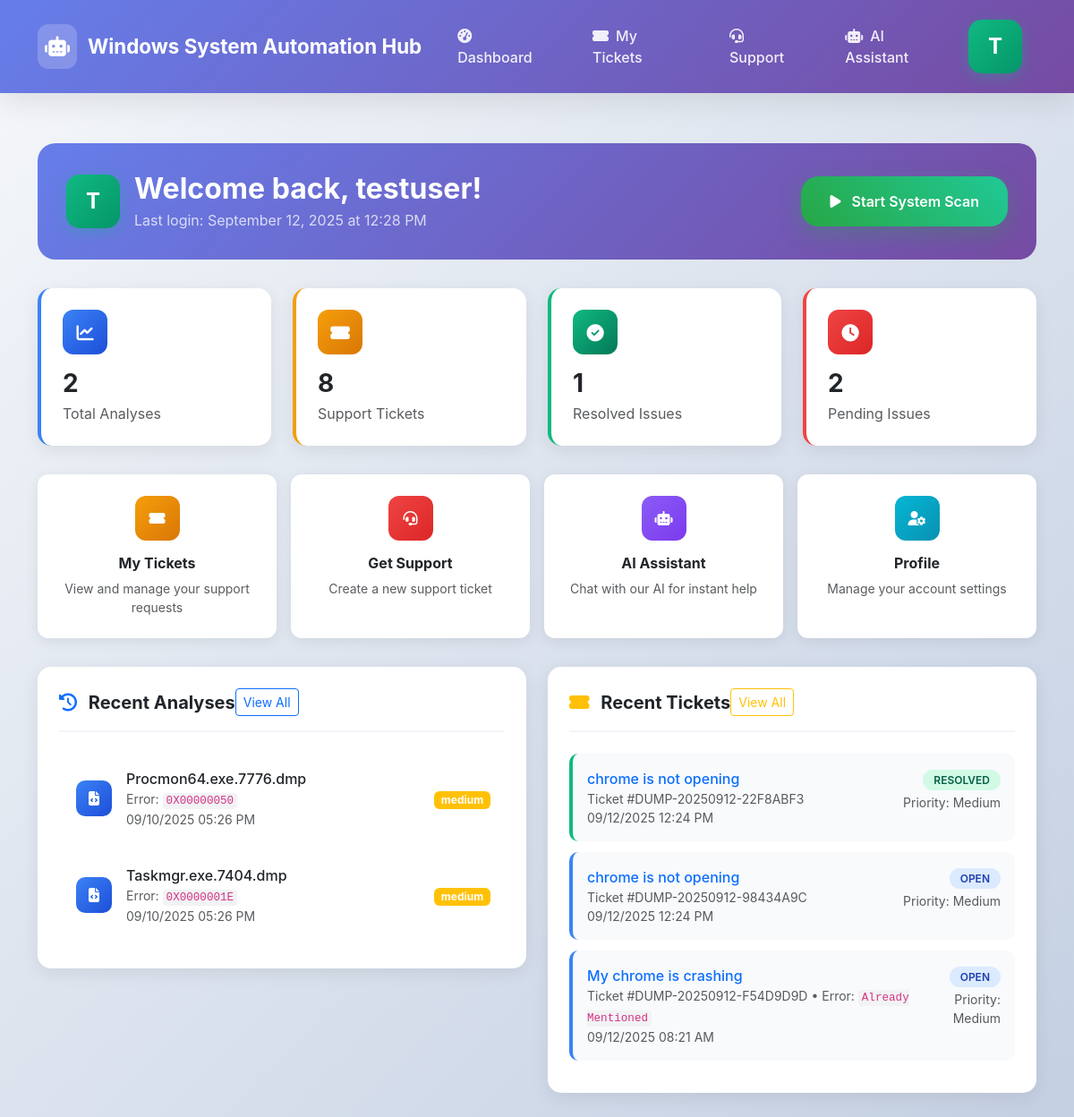
/ (signed in), run on the app's committed database.
### models.py (models this page shows, shortened)
class User(UserMixin, db.Model):
    __tablename__ = 'users'
    id = db.Column(db.Integer, primary_key=True)
    username = db.Column(db.String(80), unique=True, nullable=False, index=True)
    email = db.Column(db.String(120), unique=True, nullable=False, index=True)
    password_hash = db.Column(db.String(255), nullable=False)
    system_config = db.Column(db.Text, nullable=True)  # JSON string with system specs
    created_at = db.Column(db.DateTime, default=datetime.utcnow)
    last_login = db.Column(db.DateTime, nullable=True)
    is_active = db.Column(db.Boolean, default=True)
    tickets = db.relationship('Ticket', backref='user', lazy=True, cascade='all, delete-orphan')
    conversations = db.relationship('Conversation', backref='user', lazy=True, cascade='all, delete-orphan')

class DumpAnalysis(db.Model):
    __tablename__ = 'dump_analyses'
    id = db.Column(db.Integer, primary_key=True)
    user_id = db.Column(db.Integer, db.ForeignKey('users.id'), nullable=False)
    file_path = db.Column(db.String(500), nullable=False)
    filename = db.Column(db.String(200), nullable=False)
    file_size = db.Column(db.BigInteger, nullable=False)
    error_code = db.Column(db.String(20), nullable=True)
    error_name = db.Column(db.String(200), nullable=True)
    category = db.Column(db.String(50), nullable=True)
    confidence = db.Column(db.String(20), nullable=True)
    analyzer_method = db.Column(db.String(50), nullable=True)
    faulting_module = db.Column(db.String(200), nullable=True)
    process_name = db.Column(db.String(200), nullable=True)
    analysis_data = db.Column(db.Text, nullable=True)  # JSON string with full analysis
    created_at = db.Column(db.DateTime, default=datetime.utcnow)
    user = db.relationship('User', backref='dump_analyses')

class Ticket(db.Model):
    __tablename__ = 'tickets'
    STATUS_OPEN = 'open'
    STATUS_IN_PROGRESS = 'in_progress'
    STATUS_PENDING_USER = 'pending_user'
    STATUS_RESOLVED = 'resolved'
    STATUS_CLOSED = 'closed'
    PRIORITY_LOW = 'low'
    PRIORITY_MEDIUM = 'medium'
    PRIORITY_HIGH = 'high'
    PRIORITY_CRITICAL = 'critical'
    id = db.Column(db.Integer, primary_key=True)
    ticket_id = db.Column(db.String(20), unique=True, nullable=False, index=True)
    user_id = db.Column(db.Integer, db.ForeignKey('users.id'), nullable=False)
    title = db.Column(db.String(200), nullable=False)
    description = db.Column(db.Text, nullable=False)
    error_code = db.Column(db.String(20), nullable=True)
    priority = db.Column(db.String(20), default=PRIORITY_MEDIUM)
    status = db.Column(db.String(20), default=STATUS_OPEN)
    assigned_to = db.Column(db.Integer, nullable=True)  # Will link to support_staff in support app
    assigned_at = db.Column(db.DateTime, nullable=True)
    resolved_at = db.Column(db.DateTime, nullable=True)
    solution = db.Column(db.Text, nullable=True)
    conversation_id = db.Column(db.String(50), nullable=True)  # Link to AI conversation
    created_at = db.Column(db.DateTime, default=datetime.utcnow)
    updated_at = db.Column(db.DateTime, default=datetime.utcnow, onupdate=datetime.utcnow)
    messages = db.relationship('TicketMessage', backref='ticket', lazy=True, cascade='all, delete-orphan')
    def get_status_display(self):
        status_map = {
            self.STATUS_OPEN: 'Open',
            self.STATUS_IN_PROGRESS: 'In Progress',
            self.STATUS_PENDING_USER: 'Pending User Response',
            self.STATUS_RESOLVED: 'Resolved',
            self.STATUS_CLOSED: 'Closed'
        }
        return status_map.get(self.status, self.status.title())
    def get_priority_display(self):
        priority_map = {
            self.PRIORITY_LOW: 'Low',
            self.PRIORITY_MEDIUM: 'Medium',
            self.PRIORITY_HIGH: 'High',
            self.PRIORITY_CRITICAL: 'Critical'
        }
        return priority_map.get(self.priority, self.priority.title())

### app.py (the view)
@app.route('/')
@login_required
def index():
    try:
        recent_analyses = DumpAnalysis.query.filter_by(user_id=current_user.id)\
                                           .order_by(DumpAnalysis.created_at.desc())\
                                           .limit(5).all()
        recent_tickets = Ticket.query.filter_by(user_id=current_user.id)\
                                   .order_by(Ticket.created_at.desc())\
                                   .limit(3).all()
        total_analyses = DumpAnalysis.query.filter_by(user_id=current_user.id).count()
        total_tickets = Ticket.query.filter_by(user_id=current_user.id).count()
        return render_template('dashboard/index.html',
                             recent_analyses=recent_analyses,
                             recent_tickets=recent_tickets,
                             total_analyses=total_analyses,
                             total_tickets=total_tickets)
    except Exception as e:
        logging.error(f"Error loading dashboard: {str(e)}")
        flash("Error loading dashboard", "error")
        return render_template('dashboard/index.html',
                             recent_analyses=[],
                             recent_tickets=[],
                             total_analyses=0,
                             total_tickets=0)

### templates/dashboard/index.html (shortened to what this page needs)
{% extends "base.html" %}
{% block content %}
<div class="welcome-section">
    <div class="welcome-content">
        <div class="d-flex align-items-center">
            <div class="user-avatar">
                {{ current_user.username[0].upper() }}
            </div>
            <div class="flex-grow-1">
                <h2 class="fw-bold mb-1">Welcome back, {{ current_user.username }}!</h2>
                <p class="mb-0 opacity-75">
                    {% if current_user.last_login %}
                        Last login: {{ current_user.last_login.strftime('%B %d, %Y at %I:%M %p') }}
                    {% else %}
                        Welcome to Windows System Automation Hub
                    {% endif %}
                </p>
            </div>
            <div class="text-end">
                <button id="scanBtn" class="scan-button-enhanced floating">
                    <i class="fas fa-play me-2"></i>
                    Start System Scan
                </button>
            </div>
        </div>
    </div>
</div>
<div class="stats-grid">
    <div class="stat-card analyses">
        <div class="stat-icon">
            <i class="fas fa-chart-line"></i>
        </div>
        <h3 class="fw-bold mb-1">{{ total_analyses }}</h3>
        <p class="text-muted mb-0">Total Analyses</p>
    </div>
    <div class="stat-card tickets">
        <div class="stat-icon">
            <i class="fas fa-ticket-alt"></i>
        </div>
        <h3 class="fw-bold mb-1">{{ total_tickets }}</h3>
        <p class="text-muted mb-0">Support Tickets</p>
    </div>
    <div class="stat-card resolved">
        <div class="stat-icon">
            <i class="fas fa-check-circle"></i>
        </div>
        <h3 class="fw-bold mb-1">
            {% set resolved_count = recent_tickets | selectattr('status', 'equalto', 'resolved') | list | length %}
            {{ resolved_count }}
        </h3>
        <p class="text-muted mb-0">Resolved Issues</p>
    </div>
    <div class="stat-card pending">
        <div class="stat-icon">
            <i class="fas fa-clock"></i>
        </div>
        <h3 class="fw-bold mb-1">
            {% set pending_count = recent_tickets | rejectattr('status', 'in', ['resolved', 'closed']) | list | length %}
            {{ pending_count }}
        </h3>
        <p class="text-muted mb-0">Pending Issues</p>
    </div>
</div>
<div class="quick-actions">
    <a href="{{ url_for('my_tickets') }}" class="action-card">
        <div class="action-icon" style="background: linear-gradient(135deg, #f59e0b, #d97706);">
            <i class="fas fa-ticket-alt"></i>
        </div>
        <h6 class="fw-bold">My Tickets</h6>
        <p class="text-muted small mb-0">View and manage your support requests</p>
    </a>
    <a href="{{ url_for('support') }}" class="action-card">
        <div class="action-icon" style="background: linear-gradient(135deg, #ef4444, #dc2626);">
            <i class="fas fa-headset"></i>
        </div>
        <h6 class="fw-bold">Get Support</h6>
        <p class="text-muted small mb-0">Create a new support ticket</p>
    </a>
    <a href="{{ url_for('chatbot') }}" class="action-card">
        <div class="action-icon" style="background: linear-gradient(135deg, #8b5cf6, #7c3aed);">
            <i class="fas fa-robot"></i>
        </div>
        <h6 class="fw-bold">AI Assistant</h6>
        <p class="text-muted small mb-0">Chat with our AI for instant help</p>
    </a>
    <a href="{{ url_for('profile') }}" class="action-card">
        <div class="action-icon" style="background: linear-gradient(135deg, #06b6d4, #0891b2);">
            <i class="fas fa-user-cog"></i>
        </div>
        <h6 class="fw-bold">Profile</h6>
        <p class="text-muted small mb-0">Manage your account settings</p>
    </a>
</div>
{% if recent_analyses or recent_tickets %}
<div class="row">
    {% if recent_analyses %}
    <div class="col-lg-6">
        <div class="activity-section">
            <div class="section-header">
                <h5 class="fw-bold mb-0">
                    <i class="fas fa-history text-primary me-2"></i>
                    Recent Analyses
                </h5>
                <a href="{{ url_for('scan_results') }}" class="btn btn-sm btn-outline-primary">View All</a>
            </div>
            {% for analysis in recent_analyses %}
            <div class="activity-item">
                <div class="activity-icon" style="background: linear-gradient(135deg, #3b82f6, #1d4ed8);">
                    <i class="fas fa-file-code"></i>
                </div>
                <div class="flex-grow-1">
                    <div class="fw-medium">{{ analysis.filename }}</div>
                    <div class="text-muted small">
                        {% if analysis.error_code %}
                            Error: <code>{{ analysis.error_code }}</code>
                        {% else %}
                            No error detected
                        {% endif %}
                    </div>
                    <div class="text-muted small">{{ analysis.created_at.strftime('%m/%d/%Y %I:%M %p') }}</div>
                </div>
                <div class="text-end">
                    <span class="badge bg-{{ 'success' if analysis.confidence == 'high' else 'warning' if analysis.confidence == 'medium' else 'secondary' }}">
                        {{ analysis.confidence or 'Unknown' }}
                    </span>
                </div>
            </div>
            {% endfor %}
        </div>
    </div>
    {% endif %}
    {% if recent_tickets %}
    <div class="col-lg-6">
        <div class="activity-section">
            <div class="section-header">
                <h5 class="fw-bold mb-0">
                    <i class="fas fa-ticket-alt text-warning me-2"></i>
                    Recent Tickets
                </h5>
                <a href="{{ url_for('my_tickets') }}" class="btn btn-sm btn-outline-warning">View All</a>
            </div>
            {% for ticket in recent_tickets %}
            <div class="recent-ticket ticket-{{ ticket.status.replace('_', '-') }}">
                <div class="d-flex justify-content-between align-items-start">
                    <div class="flex-grow-1">
                        <div class="fw-medium">
                            <a href="{{ url_for('view_ticket', ticket_id=ticket.ticket_id) }}" class="text-decoration-none">
                                {{ ticket.title }}
                            </a>
                        </div>
                        <div class="text-muted small">
                            Ticket #{{ ticket.ticket_id }}
                            {% if ticket.error_code %}
                                • Error: <code>{{ ticket.error_code }}</code>
                            {% endif %}
                        </div>
                        <div class="text-muted small">{{ ticket.created_at.strftime('%m/%d/%Y %I:%M %p') }}</div>
                    </div>
                    <div class="text-end">
                        <span class="status-badge status-{{ ticket.status.replace('_', '-') }}">
                            {{ ticket.get_status_display() }}
                        </span>
                        <div class="text-muted small mt-1">
                            Priority: {{ ticket.get_priority_display() }}
                        </div>
                    </div>
                </div>
            </div>
            {% endfor %}
        </div>
    </div>
    {% endif %}
</div>
{% endif %}
{% endblock %}

### templates/base.html (shortened to what this page needs)
<!DOCTYPE html>
<html lang="en">
<head>
    <link href="https://cdnjs.cloudflare.com/ajax/libs/bootstrap/5.3.0/css/bootstrap.min.css" rel="stylesheet">
    <link href="https://cdnjs.cloudflare.com/ajax/libs/font-awesome/6.4.0/css/all.min.css" rel="stylesheet">
    <link href="{{ url_for('static', filename='css/style.css') }}" rel="stylesheet">
</head>
<body>
    <nav class="navbar navbar-expand-lg navbar-dark navbar-modern">
        <div class="container">
            <a class="navbar-brand" href="{{ url_for('index') if current_user.is_authenticated else url_for('login') }}">
                <div class="brand-icon">
                    <i class="fas fa-robot"></i>
                </div>
                Windows System Automation Hub
            </a>
            <div class="collapse navbar-collapse" id="navbarNav">
                {% if current_user.is_authenticated %}
                <ul class="navbar-nav me-auto">
                    <li class="nav-item">
                        <a class="nav-link" href="{{ url_for('index') }}">
                            <i class="fas fa-tachometer-alt me-2"></i>Dashboard
                        </a>
                    </li>
                    <li class="nav-item">
                        <a class="nav-link" href="{{ url_for('my_tickets') }}">
                            <i class="fas fa-ticket-alt me-2"></i>My Tickets
                        </a>
                    </li>
                    <li class="nav-item">
                        <a class="nav-link" href="{{ url_for('support') }}">
                            <i class="fas fa-headset me-2"></i>Support
                        </a>
                    </li>
                    <li class="nav-item">
                        <a class="nav-link" href="{{ url_for('chatbot') }}">
                            <i class="fas fa-robot me-2"></i>AI Assistant
                        </a>
                    </li>
                </ul>
                <div class="user-menu">
                    <div class="dropdown">
                        <div class="user-avatar" data-bs-toggle="dropdown" aria-expanded="false" title="{{ current_user.username }}">
                            {{ current_user.username[0].upper() }}
                        </div>
                    </div>
                </div>
                {% endif %}
            </div>
        </div>
    </nav>
    <main class="container mt-4">
        {% block content %}{% endblock %}
    </main>
</body>
</html>

### data on the page
User: username "T", username "testuser", last_login "September 12, 2025 at 12:28 PM"
DumpAnalysis: filename "Procmon64.exe.7776.dmp", error_code "0X00000050", created_at "09/10/2025 05:26 PM", confidence "medium"
DumpAnalysis: filename "Taskmgr.exe.7404.dmp", error_code "0X0000001E", created_at "09/10/2025 05:26 PM", confidence "medium"
Ticket: title "chrome is not opening", ticket_id "DUMP-20250912-22F8ABF3", created_at "09/12/2025 12:24 PM", status "RESOLVED", priority "Medium"
Ticket: title "chrome is not opening", ticket_id "DUMP-20250912-98434A9C", created_at "09/12/2025 12:24 PM", status "OPEN", priority "Medium"
Ticket: title "My chrome is crashing", ticket_id "DUMP-20250912-F54D9D9D", error_code "Already Mentioned", created_at "09/12/2025 08:21 AM", status "OPEN", priority "Medium"

### other printed values
{{ total_analyses }} "2"
{{ total_tickets }} "8"
{{ resolved_count }} "1"
{{ pending_count }} "2"
